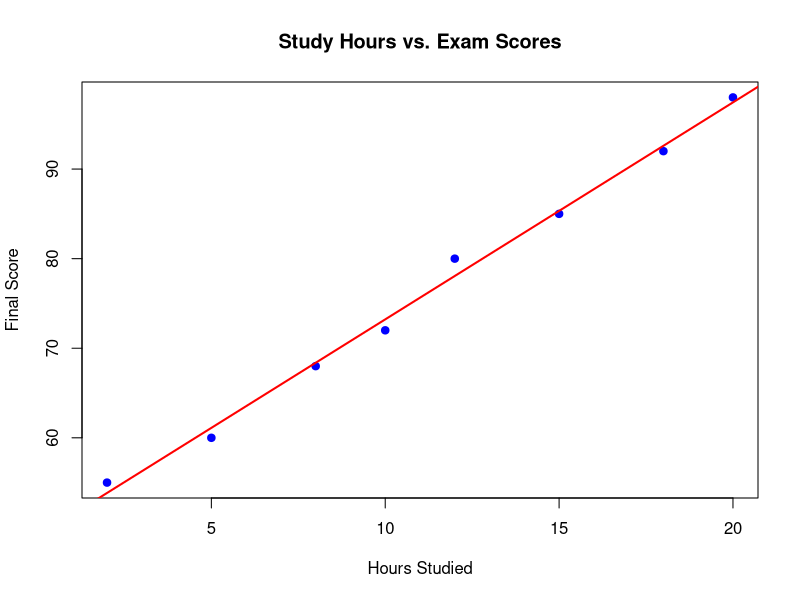
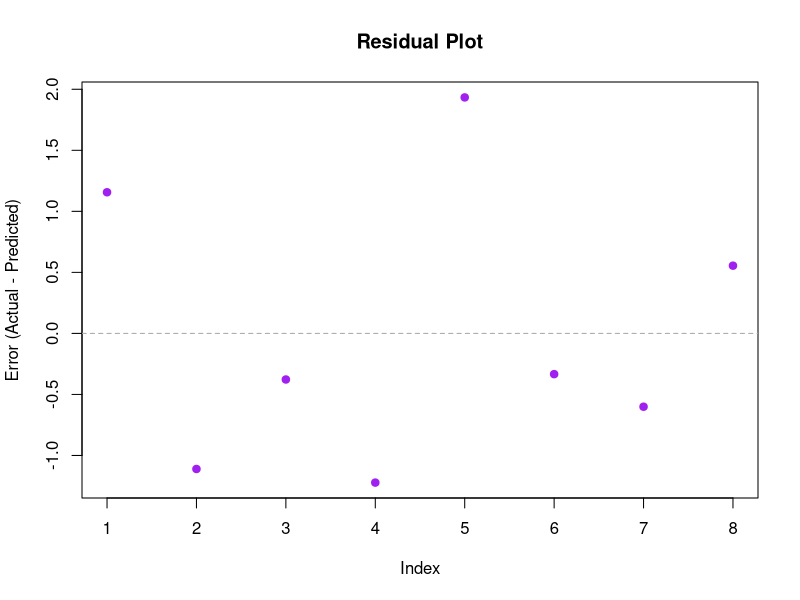

These charts were generated, in order, by the following R code:
# Data: Study Hours (X) and Exam Scores (Y)
study_hours <- c(2, 5, 8, 10, 12, 15, 18, 20)
exam_scores <- c(55, 60, 68, 72, 80, 85, 92, 98)

# 1. Visualize the Relationship
plot(study_hours, exam_scores, main="Study Hours vs. Exam Scores", 
     xlab="Hours Studied", ylab="Final Score", pch=19, col="blue")

# 2. Build the Linear Model
model <- lm(exam_scores ~ study_hours)

# 3. Add the Regression Line to the plot
abline(model, col="red", lwd=2)

# 4. View the Model Results
summary(model)


# Plot the residuals to check for patterns 
plot(model$residuals, main="Residual Plot",  
     ylab="Error (Actual - Predicted)", xlab="Index", pch=19, col="purple") 
abline(h = 0, col="darkgrey", lty=2) 


# Create a "new student" who plans to study for 14 hours 
new_data <- data.frame(study_hours = 14) 

# Use the model to predict their score 
predicted_score <- predict(model, newdata = new_data) 

print(paste("Predicted Exam Score for 14 hours of study:", round(predicted_score, 2))) 
